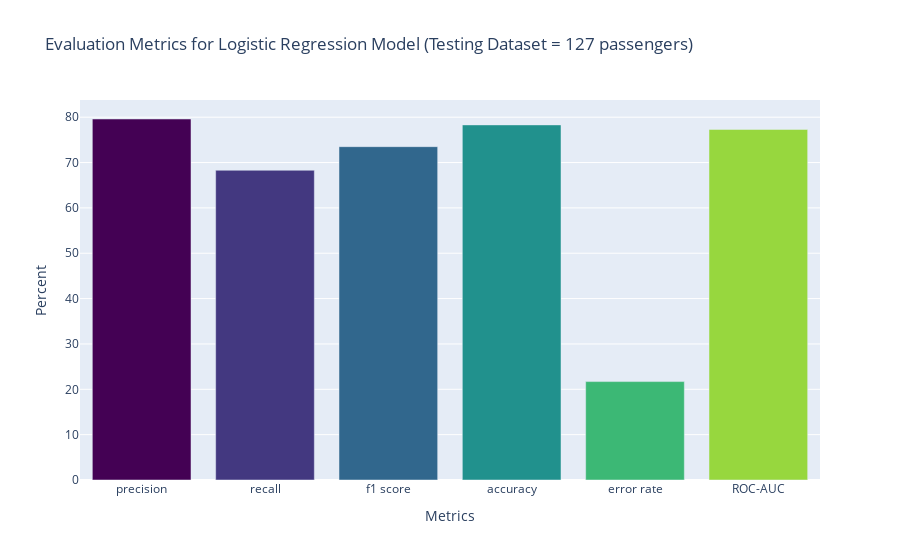

Notebook cell for this chart:
### Code cell
# Convert that into a visualization.
mydata = [go.Bar(
    x=list(evals.keys()),
    y=list(evals.values()),
    marker=dict(color=Viridis[::12])
)]

mylayout = go.Layout(
    title='Evaluation Metrics for Logistic Regression Model (Testing Dataset = 127 passengers)',
    xaxis = {'title': 'Metrics'},
    yaxis = {'title': 'Percent'}, 

)
fig = go.Figure(data=mydata, layout=mylayout)
fig

### Figure 1 — Plotly figure (JSON) as saved in the notebook; plotly's stock layout.template omitted (floating-point values rounded to 4 significant figures)
{"data": [{"marker": {"color": ["#440154", "#433880", "#31678d", "#21918d", "#3cb875", "#97d73e"]}, "type": "bar", "x": ["precision", "recall", "f1 score", "accuracy", "error rate", "ROC-AUC"], "y": [79.6, 68.3, 73.5, 78.3, 21.7, 77.3]}], "layout": {"autosize": true, "title": {"text": "Evaluation Metrics for Logistic Regression Model (Testing Dataset = 127 passengers)"}, "xaxis": {"autorange": true, "range": [-0.5, 5.5], "title": {"text": "Metrics"}, "type": "category"}, "yaxis": {"autorange": true, "range": [0, 83.79], "title": {"text": "Percent"}, "type": "linear"}}}
